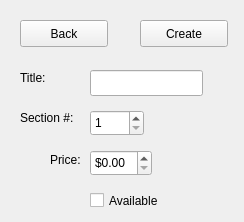
<?xml version="1.0" encoding="UTF-8"?>
<ui version="4.0">
 <class>CreateSectionFormWindow</class>
 <widget class="QWidget" name="CreateSectionFormWindow">
  <property name="geometry">
   <rect>
    <x>0</x>
    <y>0</y>
    <width>244</width>
    <height>222</height>
   </rect>
  </property>
  <property name="windowTitle">
   <string>Create Section</string>
  </property>
  <widget class="QLabel" name="label">
   <property name="geometry">
    <rect>
     <x>20</x>
     <y>70</y>
     <width>31</width>
     <height>16</height>
    </rect>
   </property>
   <property name="text">
    <string>Title:</string>
   </property>
  </widget>
  <widget class="QLabel" name="label_2">
   <property name="geometry">
    <rect>
     <x>20</x>
     <y>110</y>
     <width>61</width>
     <height>16</height>
    </rect>
   </property>
   <property name="text">
    <string>Section #:</string>
   </property>
  </widget>
  <widget class="QSpinBox" name="spinBox">
   <property name="geometry">
    <rect>
     <x>90</x>
     <y>110</y>
     <width>54</width>
     <height>26</height>
    </rect>
   </property>
   <property name="minimum">
    <number>1</number>
   </property>
  </widget>
  <widget class="QLineEdit" name="lineEdit">
   <property name="geometry">
    <rect>
     <x>90</x>
     <y>70</y>
     <width>113</width>
     <height>26</height>
    </rect>
   </property>
  </widget>
  <widget class="QPushButton" name="createButton">
   <property name="geometry">
    <rect>
     <x>140</x>
     <y>20</y>
     <width>88</width>
     <height>27</height>
    </rect>
   </property>
   <property name="text">
    <string>Create</string>
   </property>
  </widget>
  <widget class="QPushButton" name="backButton">
   <property name="geometry">
    <rect>
     <x>20</x>
     <y>20</y>
     <width>88</width>
     <height>27</height>
    </rect>
   </property>
   <property name="text">
    <string>Back</string>
   </property>
  </widget>
  <widget class="QCheckBox" name="availabilityCheckBox">
   <property name="geometry">
    <rect>
     <x>90</x>
     <y>190</y>
     <width>89</width>
     <height>21</height>
    </rect>
   </property>
   <property name="text">
    <string>Available</string>
   </property>
  </widget>
  <widget class="QDoubleSpinBox" name="priceSpinBox">
   <property name="geometry">
    <rect>
     <x>90</x>
     <y>150</y>
     <width>62</width>
     <height>26</height>
    </rect>
   </property>
   <property name="prefix">
    <string>$</string>
   </property>
   <property name="singleStep">
    <double>0.010000000000000</double>
   </property>
  </widget>
  <widget class="QLabel" name="label_9">
   <property name="geometry">
    <rect>
     <x>50</x>
     <y>150</y>
     <width>31</width>
     <height>20</height>
    </rect>
   </property>
   <property name="text">
    <string>Price:</string>
   </property>
  </widget>
 </widget>
 <resources/>
 <connections/>
</ui>
